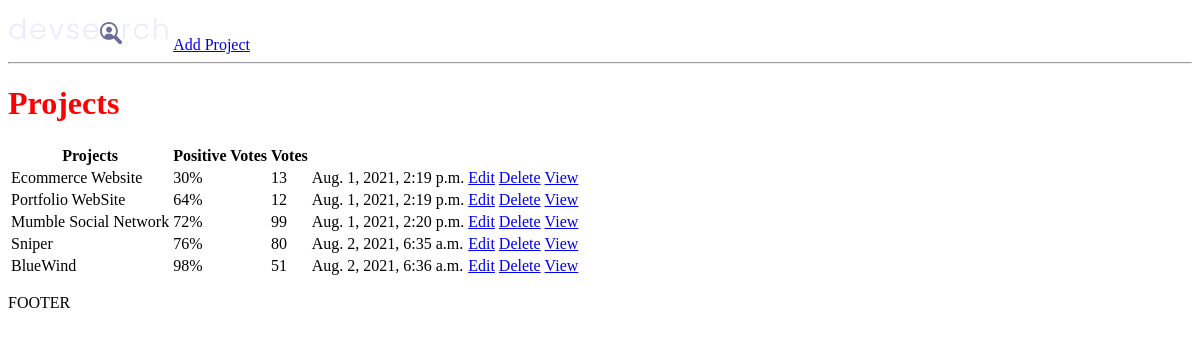
The app's page /, older data.
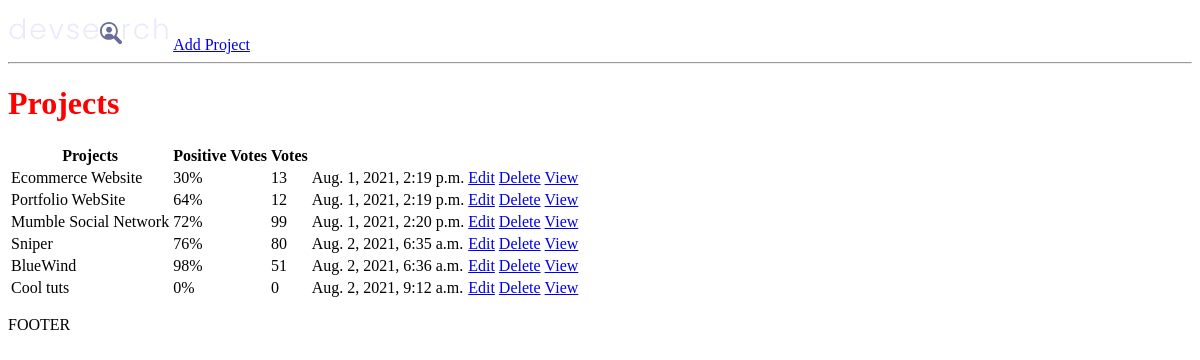
The same page, newer data.
### projects/models.py (models this page shows, shortened)
class Project(models.Model):
    title = models.CharField(max_length=200)
    description = models.TextField(null=True, blank=True)
    featured_image = models.ImageField(null=True, blank=True, default="default.jpg")
    demo_link = models.CharField(max_length=2000, null=True, blank=True)
    source_link = models.CharField(max_length=2000, null=True, blank=True)
    tags = models.ManyToManyField('Tag', blank=True)
    vote_total = models.IntegerField(default=0, null=True, blank=True)
    vote_ratio = models.IntegerField(default=0, null=True, blank=True)
    created = models.DateTimeField(auto_now_add=True)
    id = models.UUIDField(default=uuid.uuid4, unique=True, primary_key=True, editable=False)

### projects/views.py (the view)
# urls.py: path('', include('projects.urls'))
def projects(request):
    projects_obj = Project.objects.all()
    context = {'projects': projects_obj}
    return render(request, 'projects.html', context)

### templates/projects.html
{% extends 'main.html' %}
{% block content %}
    <h1>Projects</h1>
<table>
     <tr>
         <th>Projects</th>
         <th>Positive Votes</th>
         <th>Votes</th>
         <th></th>
         <th></th>
         <th></th>
    </tr>
       {% for project in projects %}
           <tr>
          <td>{{ project.title }}</td>
            <td>{{ project.vote_ratio }}%</td>
            <td>{{ project.vote_total }}</td>
           <td>{{ project.created }}</td>
               <td><a href="{% url 'update-project' project.id %}">Edit</a></td>
               <td><a href="{% url 'delete-project' project.id %}">Delete</a></td>
           <td><a href="{% url 'project' project.id %}">View</a></td>
           </tr>
 {% endfor %}
</table>
{% endblock content %}

### templates/main.html (shortened to what this page needs)
<!DOCTYPE html>
{% load static %}
<html lang="en">
<head>
    <link rel='stylesheet' type='text/css' media='screen'
          href={% static "styles/main.css" %}>
</head>
<body>
{%  include 'navbar.html' %}
{% block content %}
{%  endblock content %}
<p>FOOTER</p>
</body>
</html>

### templates/navbar.html
{% load static  %}
<img src="{% static 'images/logo.svg' %}">
<a href="{% url 'create-project' %}">Add Project</a>
<hr>

### static/styles/main.css (style rules this page uses)
h1 { color: red; }

Row changes from the older to the newer data that the page shows:
added Project: title "Cool tuts", vote_ratio "0", vote_total "0", created "Aug. 2, 2021, 9:12 a.m."
